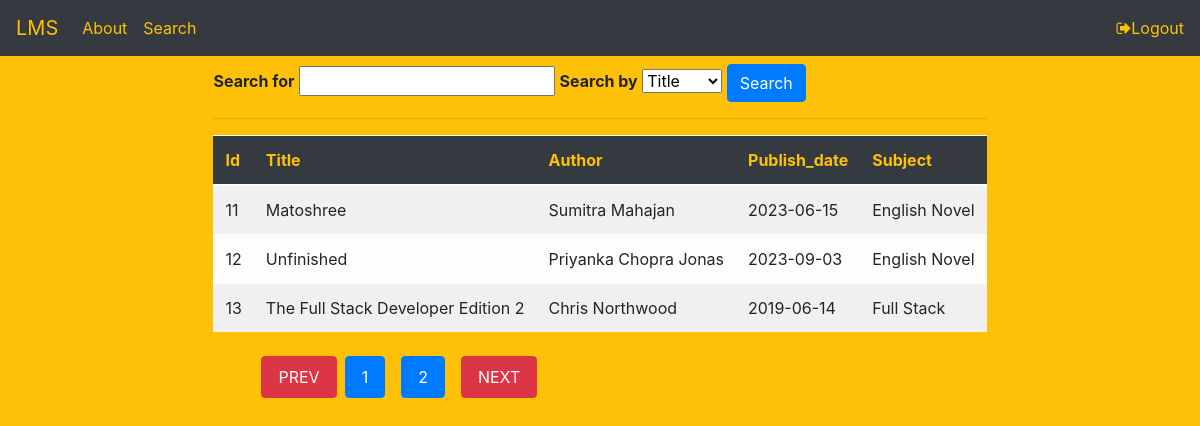
/search.php?page=2, run on the app's committed database.
### tables this page shows
CREATE TABLE `search` (
  `id` int(11) NOT NULL,
  `title` varchar(255) NOT NULL,
  `author` varchar(255) NOT NULL,
  `publish_date` date NOT NULL,
  `subject` varchar(255) NOT NULL
);

### search.php (the view, shortened to what this page needs)
<?php
require_once('database.php');
    if(isset($_GET['page']))
    {
        $page =$_GET['page'];
    }
    else{
        $page = 1;
    }
    $num_per_page =10;
    $start_from = ($page-1)*$num_per_page;
    $query = "SELECT * FROM search LIMIT $start_from, $num_per_page";
    $result = mysqli_query($conn,$query);
?>
<!DOCTYPE html>
<html lang="en">
<head>
    <link rel="stylesheet" href="https://cdn.jsdelivr.net/npm/bootstrap@4.6.2/dist/css/bootstrap.min.css">
  <link rel="stylesheet" href="https://cdnjs.cloudflare.com/ajax/libs/font-awesome/4.7.0/css/font-awesome.min.css">
</head>
<body class="bg-warning">
<nav class="navbar navbar-expand-sm bg-dark">
  <ul class="navbar-nav">
        <div class="navbar-header">
            <a class="navbar-brand text-warning" href="#">LMS</a>
        </div>
        <li class="nav-item">
            <a class="nav-link active text-warning" href="about.php">About</a>
        </li>
        <li class="nav-item">
            <a class="nav-link text-warning" href="search.php">Search</a>
        </li>
    </ul>
    <ul class="navbar-nav ml-auto">
        <a href="logout.php" class="text-warning"><i class="fa fa-sign-out text-warning"></i>Logout</a>
    </ul>
</nav>
<div class="container justify-content-center">
    <div class="row justify-content-center">
        <div class="col-md-10bg-light mt-2 rounded">
			<form method="POST" action="searchaction.php">
	  <label for="search-word"><strong>Search for</strong></label>
	  <input type="text" id="search-word" name="search-word">
	  <label for="search-column"><strong>Search by</strong></label>
	  <select id="search-column" name="search-column">
	    <option value="title">Title</option>
	  </select>
	  <input type="submit" class="btn btn-primary" value="Search"><br>
      <hr>
	</form>
            <table class="table table-hover table-light table-striped" id="table-data">
                <thead class="bg-dark text-warning">
                    <tr>
                        <th>Id</th>
                        <th>Title</th>
                        <th>Author</th>
                        <th>Publish_date</th>
                        <th>Subject</th>
                    </tr>
                </thead>
                <tbody>
                    <?php
                        while($row=$result->fetch_assoc())
                        {
                    ?>
                    <tr>
                        <td><?= $row['id']; ?></td>
                        <td><?= $row['title']; ?></td>
                        <td><?= $row['author']; ?></td>
                        <td><?= $row['publish_date']; ?></td>
                        <td><?= $row['subject']; ?></td>
                    </tr>
                    <?php } ?>
                </tbody>
            </table>
            <?php
    $pr_query ="SELECT * FROM search";
    $pr_result = mysqli_query($conn,$pr_query);
    $total_record = mysqli_num_rows($pr_result);
    $total_page = ceil( $total_record/$num_per_page);
    if($page>1)
    {
        echo "<a href='search.php?page=".($page-1)."'class='btn btn-danger py-2 px-3 ml-5'>PREV</a>";
    }
    for($i=1;$i<=$total_page;$i++)
    {
        echo "<a href='search.php?page=".$i."' class='btn btn-primary py-2 px-3 m-2 '>$i</a>";
    }
    if($i>$page)
    {
        echo "<a href='search.php?page=".($page+1)."' class='btn btn-danger py-2 px-3 m-2'>NEXT</a>";
    }
?>
        </div>
    </div>
</div>
</body>
</html>

### search.php (style rules this page uses)
.container { align-items: center; justify-content: center; }

### data on the page
search: id "11", title "Matoshree", author "Sumitra Mahajan", publish_date "2023-06-15", subject "English Novel"
search: id "12", title "Unfinished", author "Priyanka Chopra Jonas", publish_date "2023-09-03", subject "English Novel"
search: id "13", title "The Full Stack Developer Edition 2", author "Chris Northwood", publish_date "2019-06-14", subject "Full Stack"
